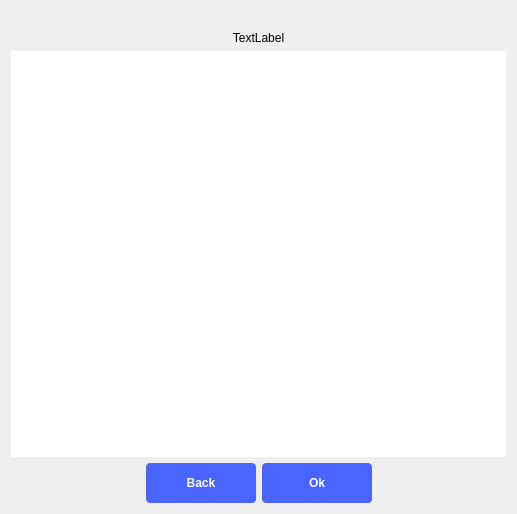
<?xml version="1.0" encoding="UTF-8"?>
<ui version="4.0">
 <class>ScopyAboutDialog</class>
 <widget class="QDialog" name="ScopyAboutDialog">
  <property name="windowModality">
   <enum>Qt::ApplicationModal</enum>
  </property>
  <property name="geometry">
   <rect>
    <x>0</x>
    <y>0</y>
    <width>517</width>
    <height>514</height>
   </rect>
  </property>
  <property name="windowTitle">
   <string>About Scopy</string>
  </property>
  <property name="styleSheet">
   <string notr="true">
QPushButton {
  width: 80px;
  height: 40px;

  font-weight: bold;
  padding-left: 15px;
  padding-right: 15px;
  border-radius: 4px;

  background-color: #4a64ff;
  color: #ffffff;

}

QPushButton:pressed {
  background-color: #2a44df;
}

QPushButton:hover {
	background-color: #4a34ff;
}</string>
  </property>
  <property name="modal">
   <bool>false</bool>
  </property>
  <layout class="QVBoxLayout" name="verticalLayout">
   <item>
    <widget class="QLabel" name="scopyLogo">
     <property name="sizePolicy">
      <sizepolicy hsizetype="Preferred" vsizetype="Maximum">
       <horstretch>0</horstretch>
       <verstretch>0</verstretch>
      </sizepolicy>
     </property>
     <property name="styleSheet">
      <string notr="true">QWidget {
background-image: url(:/menu/scopy_title.png);
background-repeat: no-repeat;
background-position: center center;
}</string>
     </property>
     <property name="text">
      <string/>
     </property>
     <property name="alignment">
      <set>Qt::AlignCenter</set>
     </property>
    </widget>
   </item>
   <item>
    <widget class="QLabel" name="centeredUnderLogo">
     <property name="sizePolicy">
      <sizepolicy hsizetype="Preferred" vsizetype="Maximum">
       <horstretch>0</horstretch>
       <verstretch>0</verstretch>
      </sizepolicy>
     </property>
     <property name="text">
      <string>TextLabel</string>
     </property>
     <property name="alignment">
      <set>Qt::AlignCenter</set>
     </property>
    </widget>
   </item>
   <item>
    <widget class="QTextBrowser" name="aboutTextBrowser">
     <property name="sizePolicy">
      <sizepolicy hsizetype="Minimum" vsizetype="Expanding">
       <horstretch>0</horstretch>
       <verstretch>0</verstretch>
      </sizepolicy>
     </property>
     <property name="frameShape">
      <enum>QFrame::NoFrame</enum>
     </property>
     <property name="lineWidth">
      <number>0</number>
     </property>
     <property name="html">
      <string>&lt;!DOCTYPE HTML PUBLIC &quot;-//W3C//DTD HTML 4.0//EN&quot; &quot;http://www.w3.org/TR/REC-html40/strict.dtd&quot;&gt;
&lt;html&gt;&lt;head&gt;&lt;meta name=&quot;qrichtext&quot; content=&quot;1&quot; /&gt;&lt;style type=&quot;text/css&quot;&gt;
p, li { white-space: pre-wrap; }
&lt;/style&gt;&lt;/head&gt;&lt;body style=&quot; font-family:'Ubuntu'; font-size:11pt; font-weight:400; font-style:normal;&quot;&gt;
&lt;p style=&quot;-qt-paragraph-type:empty; margin-top:0px; margin-bottom:0px; margin-left:0px; margin-right:0px; -qt-block-indent:0; text-indent:0px;&quot;&gt;&lt;br /&gt;&lt;/p&gt;&lt;/body&gt;&lt;/html&gt;</string>
     </property>
     <property name="openExternalLinks">
      <bool>true</bool>
     </property>
    </widget>
   </item>
   <item>
    <layout class="QHBoxLayout" name="horizontalLayout">
     <property name="topMargin">
      <number>0</number>
     </property>
     <item>
      <spacer name="horizontalSpacer">
       <property name="orientation">
        <enum>Qt::Horizontal</enum>
       </property>
       <property name="sizeHint" stdset="0">
        <size>
         <width>40</width>
         <height>20</height>
        </size>
       </property>
      </spacer>
     </item>
     <item>
      <widget class="QPushButton" name="backButton">
       <property name="text">
        <string>Back</string>
       </property>
      </widget>
     </item>
     <item>
      <widget class="QPushButton" name="okButton">
       <property name="text">
        <string>Ok</string>
       </property>
      </widget>
     </item>
     <item>
      <spacer name="horizontalSpacer_2">
       <property name="orientation">
        <enum>Qt::Horizontal</enum>
       </property>
       <property name="sizeHint" stdset="0">
        <size>
         <width>40</width>
         <height>20</height>
        </size>
       </property>
      </spacer>
     </item>
    </layout>
   </item>
  </layout>
 </widget>
 <resources/>
 <connections/>
</ui>
